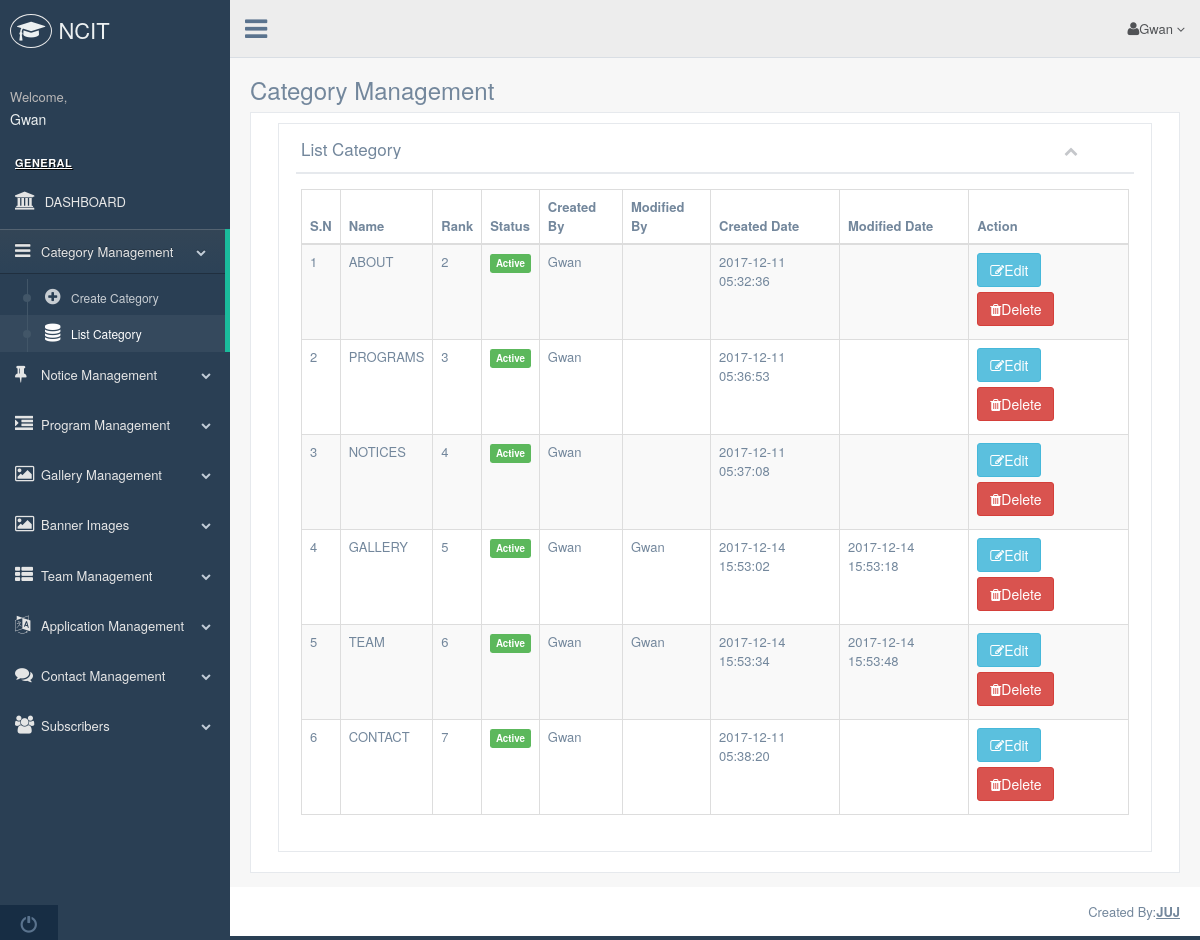
The page /college/adminc/list_category.php (signed in) on the database its author committed.
### tables this page shows
CREATE TABLE `tbl_category` (
  `id` int(11) NOT NULL,
  `name` varchar(50) DEFAULT NULL,
  `rank` int(11) DEFAULT NULL,
  `status` tinyint(1) DEFAULT '0',
  `created_by` varchar(50) DEFAULT NULL,
  `modified_by` varchar(50) DEFAULT NULL,
  `created_date` datetime DEFAULT NULL,
  `modified_date` datetime DEFAULT NULL
);

### college/adminc/class/database.php (called while the page is built, shortened)
<?php
abstract class Database{
	function connect(){
		$conn = new mysqli('localhost','root','','db_project');
		return $conn;
	}
	function select($sql){
		$connect = $this->connect();
		$result = $connect->query($sql);
		$data = [];
		if($result->num_rows > 0) {
			while($obj = $result->fetch_object()){
				array_push($data,$obj);
			}
		}
		return $data;
	}
}
?>

### college/adminc/class/category.class.php (called while the page is built, shortened)
<?php
require_once"database.php";
class Category extends Database{
	function lists(){
		$sql = "select *from tbl_category order by rank";
		return $this->select($sql);
	}
}
?>

### college/adminc/list_category.php (the view)
<?php
require_once"header.php";
?>
<?php
require_once "class/category.class.php";
$category = new Category();
$data = $category->lists();
?>
        <div class="right_col" role="main">
          <div class="">
            <div class="page-title">
              <div class="title_left">
                <h3>Category Management</h3>
              </div>
            </div>
            <div class="clearfix"></div>
            <div class="row">
              <div class="col-md-12 col-sm-12 col-xs-12">
                <div class="x_panel">
                  <div class="col-md-12 col-sm-12 col-xs-12">
                <div class="x_panel">
                  <div class="x_title">
                    <h2>List Category</h2>
                    <ul class="nav navbar-right panel_toolbox">
                      <li><a class="collapse-link"><i class="fa fa-chevron-up"></i></a>
                      </li>
                    </ul>
                    <div class="clearfix"></div>
                  </div>
                  <div class="x_content">
                    <table id="datatable-responsive" class="table table-striped table-bordered dt-responsive nowrap" cellspacing="0" width="100%">
                      <thead>
                        <tr>
                          <th>S.N</th>
                          <th>Name</th>
                          <th>Rank</th>
                          <th>Status</th>
                          <th>Created By</th>
                          <th>Modified By</th>
                          <th>Created Date</th>
                          <th>Modified Date</th>
                          <th>Action</th>
                        </tr>
                      </thead>
                      <tbody>
                      <?php $i=1;foreach($data as $dv) { ?>
                        <tr>
                          <td><?php echo $i++; ?></td>
                          <td><?php echo $dv->name; ?></td>
                          <td><?php echo $dv->rank; ?></td>
                          <td><?php if($dv->status==1){
                            echo "<label class='label label-success'>Active</label>";}
                            else{
                              echo "<label class='label label-danger'>Deactive</label>";
                              } ?></td>
                          <td><?php echo $dv->created_by; ?></td>
                          <td><?php echo $dv->modified_by; ?></td>
                          <td><?php echo $dv->created_date; ?></td>
                          <td><?php echo $dv->modified_date; ?></td>
                          <td><a href="edit_category.php?id=<?php echo $dv->id ?>" class="btn btn-info"><i class="fa fa-edit"></i>Edit</a><a href="delete_category.php?id=<?php echo $dv->id; ?>" class = "btn btn-danger" onclick = "return confirm('Are you sure to delete this record');"><i class="fa fa-trash"></i>Delete</a></td>
                        </tr>
                        <?php }?>
                      </tbody>
                    </table>
                  </div>
                </div>
              </div>
                </div>
              </div>
            </div>
          </div>
        </div>
        <?php
        require_once"footer.php";
        ?>

### rows shown on the page
tbl_category: name "ABOUT", rank "2", status "Active", created_by "Gwan", created_date "2017-12-11 05:32:36"
tbl_category: name "PROGRAMS", rank "3", status "Active", created_by "Gwan", created_date "2017-12-11 05:36:53"
tbl_category: name "NOTICES", rank "4", status "Active", created_by "Gwan", created_date "2017-12-11 05:37:08"
tbl_category: name "GALLERY", rank "5", status "Active", created_by "Gwan", modified_by "Gwan", created_date "2017-12-14 15:53:02", modified_date "2017-12-14 15:53:18"
tbl_category: name "TEAM", rank "6", status "Active", created_by "Gwan", modified_by "Gwan", created_date "2017-12-14 15:53:34", modified_date "2017-12-14 15:53:48"
tbl_category: name "CONTACT", rank "7", status "Active", created_by "Gwan", created_date "2017-12-11 05:38:20"

### other values the page prints
$_SESSION['admin_username'] "Gwan"
